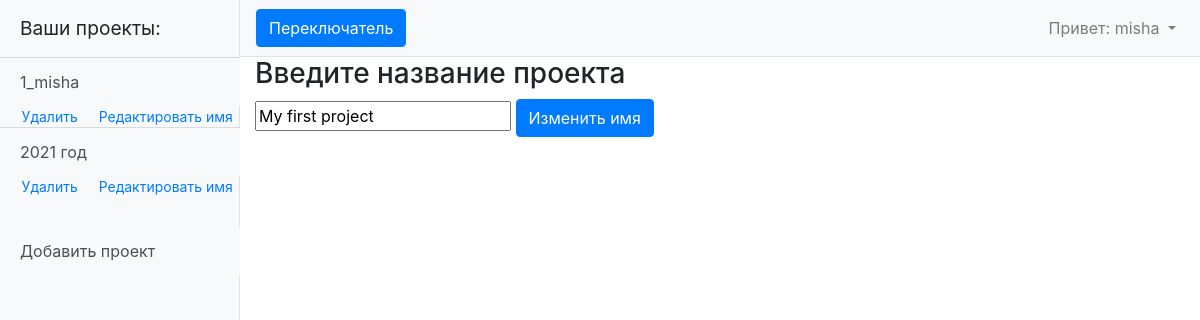
Screenshot of /create_project/21 (signed in) with the database file from the repository.
### myapp/models.py (models this page shows, shortened)
class Data(models.Model):
    month = 'M'
    FIELD = [
        (month, 'ежемесячные данные'),
    ]
    project = models.ForeignKey(Project, on_delete=models.CASCADE)
    project_type = models.CharField(max_length=1, choices=FIELD, default='M')
    data = models.TextField(default='0 0 0 0 0 0 0 0 0 0 0 0')
    begin_heating = models.DateField(default=f'{datetime.now().year - 1}-10-15')
    end_heating = models.DateField(default=f'{datetime.now().year}-04-15')
    coef = models.FloatField(default=1.1)

class Project(models.Model):
    user = models.ForeignKey(User, on_delete=models.CASCADE)
    project_name = models.CharField(max_length=255, unique=True)
    project_date_creation = models.DateTimeField(auto_now_add=True)

### myapp/views.py (the view, shortened to what this page needs)
# urls.py: path('create_project/<int:pk>', ProjectUpdate.as_view()),
@method_decorator(login_required, name='dispatch')
class ProjectUpdate(ListView):
    model = Data
    template_name = 'create_project.html'
    form_class = CreateProjectForm
    def get_context_data(self, **kwargs):
        context = super().get_context_data(**kwargs)
        context['a_project'] = Data.objects.filter(project__user__username=self.request.user)
        context['project_name'] = Data.objects.get(project__id=self.kwargs.get('pk')).project.project_name
        return context

### templates/create_project.html (shortened to what this page needs)
{% extends 'default.html' %}
{% block content %}
    <h3>Введите название проекта</h3>
    <form method="POST">
        {% if project_name %}
            <input required type="text" name="project_name" value="{{ project_name }}">
            <input class="btn btn-primary" type="submit" value="Изменить имя">
        {% else %}
            <input required type="text" name="project_name">
            <input class="btn btn-primary" type="submit" value="Создать проект">
        {% endif %}
    </form>
{% endblock content%}

### templates/default.html (shortened to what this page needs)
{% load static %}
<!DOCTYPE html>
<html lang="en">
<head>
    <link href="{% static 'vendor/bootstrap/css/bootstrap.min.css' %}" rel="stylesheet ">
    <link href="{% static 'css/simple-sidebar.css' %}" rel="stylesheet">
    <link href="{% static 'my_style.css' %}" rel="stylesheet">
    <link href="{% static 'style_for_graph' %}" rel="stylesheet">
</head>
<body>
  <div class="d-flex" id="wrapper">
    <div class="bg-light border-right" id="sidebar-wrapper" style="max-width: 240px;">
      <div class="sidebar-heading">Ваши проекты:</div>
      <div class="list-group list-group-flush">
          {% if user.is_authenticated %}
              {% for project in a_project %}
                  <a href="/projects/{{ project.id }}" class="list-group-item list-group-item-action bg-light" style="border-width: 1px 0 0;">{{ project.project.project_name }}</a>
                  <div class="div-del-ed">
                    <a class="" style="margin-left: 0; font-size: 14px" href="/delete/{{ project.project.id }}">Удалить</a>
                    <a class="" style="margin-left: 0; font-size: 14px" href="/create_project/{{ project.project.id }}">Редактировать имя</a>
                  </div>
              {% endfor %}
              <a href="/create_project" class="list-group-item list-group-item-action bg-light" style="margin-top: 30px;">Добавить проект</a>
          {% else %}
              <p class="list-group-item">Здесь будут отображаться ваши проекты </p>
          {% endif %}
      </div>
    </div>
    <div id="page-content-wrapper">
      <nav class="navbar navbar-expand-lg navbar-light bg-light border-bottom">
        <button class="btn btn-primary" id="menu-toggle">Переключатель</button>
        <div class="collapse navbar-collapse" id="navbarSupportedContent">
          <ul class="navbar-nav ml-auto mt-2 mt-lg-0">
            {% if user.is_authenticated %}
              <li class="nav-item dropdown">
                <a class="nav-link dropdown-toggle" href="#" id="navbarDropdown" role="button" data-toggle="dropdown" aria-haspopup="true" aria-expanded="false">
                  <span>Привет: {{ user.username }}</span>
                </a>
              </li>
            {% endif %}
          </ul>
        </div>
      </nav>
      <div class="container-fluid">
        {% block content %}{% endblock content %}
      </div>
    </div>
  </div>
</body>
</html>

### static/css/simple-sidebar.css (style rules this page uses)
#wrapper { overflow-x: hidden; }
#sidebar-wrapper { min-height: 100vh; margin-left: -15rem; -webkit-transition: margin .25s ease-out; -moz-transition: margin .25s ease-out; -o-transition: margin .25s ease-out; transition: margin .25s ease-out; }
#sidebar-wrapper .sidebar-heading { padding: 0.875rem 1.25rem; font-size: 1.2rem; }
#sidebar-wrapper .list-group { width: 15rem; }
#page-content-wrapper { min-width: 100vw; }
@media (min-width: 768px) { #sidebar-wrapper { margin-left: 0; } }
@media (min-width: 768px) { #page-content-wrapper { min-width: 0; width: 100%; } }

### static/my_style.css (style rules this page uses)
.div-del-ed { display: flex; justify-content: space-between; width: 88%; margin-left: 9%; }

### rows the page displays
Data: project.project_name "1_misha"
Data: project.project_name "2021 год"
Project: project_name "My first project"

### other values shown
{{ user.username }} "misha"
